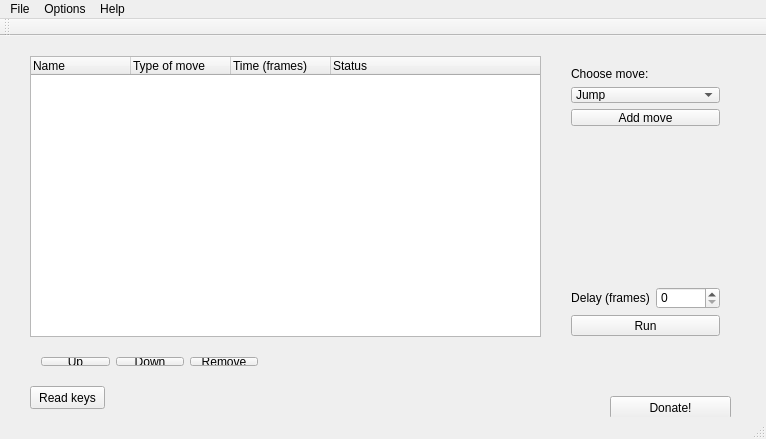
<?xml version="1.0" encoding="UTF-8"?>
<ui version="4.0">
 <class>MainWindow</class>
 <widget class="QMainWindow" name="MainWindow">
  <property name="geometry">
   <rect>
    <x>0</x>
    <y>0</y>
    <width>766</width>
    <height>439</height>
   </rect>
  </property>
  <property name="windowTitle">
   <string>MainWindow</string>
  </property>
  <widget class="QWidget" name="centralWidget">
   <widget class="QWidget" name="layoutWidget">
    <property name="geometry">
     <rect>
      <x>560</x>
      <y>240</y>
      <width>171</width>
      <height>71</height>
     </rect>
    </property>
    <layout class="QGridLayout" name="gridLayout">
     <item row="0" column="0">
      <widget class="QLabel" name="label">
       <property name="text">
        <string>Delay (frames)</string>
       </property>
       <property name="alignment">
        <set>Qt::AlignCenter</set>
       </property>
      </widget>
     </item>
     <item row="0" column="1">
      <widget class="QSpinBox" name="spinBox">
       <property name="maximum">
        <number>9999</number>
       </property>
      </widget>
     </item>
     <item row="1" column="0" colspan="2">
      <widget class="QPushButton" name="runButton">
       <property name="text">
        <string>Run</string>
       </property>
      </widget>
     </item>
    </layout>
   </widget>
   <widget class="QTreeWidget" name="treeWidget">
    <property name="geometry">
     <rect>
      <x>30</x>
      <y>20</y>
      <width>511</width>
      <height>281</height>
     </rect>
    </property>
    <property name="indentation">
     <number>0</number>
    </property>
    <column>
     <property name="text">
      <string>Name</string>
     </property>
    </column>
    <column>
     <property name="text">
      <string>Type of move</string>
     </property>
    </column>
    <column>
     <property name="text">
      <string>Time (frames)</string>
     </property>
    </column>
    <column>
     <property name="text">
      <string>Status</string>
     </property>
    </column>
   </widget>
   <widget class="QPushButton" name="donateButton">
    <property name="geometry">
     <rect>
      <x>610</x>
      <y>360</y>
      <width>121</width>
      <height>23</height>
     </rect>
    </property>
    <property name="text">
     <string>Donate!</string>
    </property>
   </widget>
   <widget class="QWidget" name="layoutWidget">
    <property name="geometry">
     <rect>
      <x>560</x>
      <y>20</y>
      <width>171</width>
      <height>81</height>
     </rect>
    </property>
    <layout class="QVBoxLayout" name="verticalLayout_2">
     <item>
      <widget class="QLabel" name="label_2">
       <property name="text">
        <string>Choose move:</string>
       </property>
      </widget>
     </item>
     <item>
      <widget class="QComboBox" name="comboBox">
       <item>
        <property name="text">
         <string>Jump</string>
        </property>
       </item>
       <item>
        <property name="text">
         <string>Move right</string>
        </property>
       </item>
       <item>
        <property name="text">
         <string>Move left</string>
        </property>
       </item>
       <item>
        <property name="text">
         <string>Move right and jump</string>
        </property>
       </item>
       <item>
        <property name="text">
         <string>Move left and jump</string>
        </property>
       </item>
       <item>
        <property name="text">
         <string>Stay</string>
        </property>
       </item>
       <item>
        <property name="text">
         <string>Suicide</string>
        </property>
       </item>
      </widget>
     </item>
     <item>
      <widget class="QPushButton" name="addMoveButton">
       <property name="text">
        <string>Add move</string>
       </property>
      </widget>
     </item>
    </layout>
   </widget>
   <widget class="QWidget" name="layoutWidget">
    <property name="geometry">
     <rect>
      <x>30</x>
      <y>310</y>
      <width>239</width>
      <height>31</height>
     </rect>
    </property>
    <layout class="QHBoxLayout" name="horizontalLayout">
     <item>
      <widget class="QPushButton" name="upItemButton">
       <property name="text">
        <string>Up</string>
       </property>
      </widget>
     </item>
     <item>
      <widget class="QPushButton" name="downItemButton">
       <property name="text">
        <string>Down</string>
       </property>
      </widget>
     </item>
     <item>
      <widget class="QPushButton" name="deleteItemButton">
       <property name="text">
        <string>Remove</string>
       </property>
      </widget>
     </item>
    </layout>
   </widget>
   <widget class="QPushButton" name="readKeysButton">
    <property name="geometry">
     <rect>
      <x>30</x>
      <y>350</y>
      <width>75</width>
      <height>23</height>
     </rect>
    </property>
    <property name="text">
     <string>Read keys</string>
    </property>
   </widget>
   <zorder>layoutWidget</zorder>
   <zorder>layoutWidget</zorder>
   <zorder>layoutWidget</zorder>
   <zorder>treeWidget</zorder>
   <zorder>donateButton</zorder>
   <zorder>readKeysButton</zorder>
  </widget>
  <widget class="QMenuBar" name="menuBar">
   <property name="geometry">
    <rect>
     <x>0</x>
     <y>0</y>
     <width>766</width>
     <height>21</height>
    </rect>
   </property>
   <widget class="QMenu" name="menuFile">
    <property name="title">
     <string>File</string>
    </property>
    <addaction name="actionNew"/>
    <addaction name="actionOpen"/>
    <addaction name="actionSave"/>
    <addaction name="separator"/>
    <addaction name="actionClose"/>
   </widget>
   <widget class="QMenu" name="menuOptions">
    <property name="title">
     <string>Options</string>
    </property>
    <widget class="QMenu" name="menuFrames_rate">
     <property name="title">
      <string>Frames rate</string>
     </property>
     <addaction name="action60_FPS"/>
    </widget>
    <addaction name="menuFrames_rate"/>
   </widget>
   <widget class="QMenu" name="menuHelp">
    <property name="title">
     <string>Help</string>
    </property>
    <addaction name="actionWhat_is_going_on"/>
    <addaction name="actionHow_to_use_it"/>
   </widget>
   <addaction name="menuFile"/>
   <addaction name="menuOptions"/>
   <addaction name="menuHelp"/>
  </widget>
  <widget class="QToolBar" name="mainToolBar">
   <attribute name="toolBarArea">
    <enum>TopToolBarArea</enum>
   </attribute>
   <attribute name="toolBarBreak">
    <bool>false</bool>
   </attribute>
  </widget>
  <widget class="QStatusBar" name="statusBar"/>
  <action name="actionNew">
   <property name="text">
    <string>New</string>
   </property>
  </action>
  <action name="actionOpen">
   <property name="text">
    <string>Open</string>
   </property>
  </action>
  <action name="actionSave">
   <property name="text">
    <string>Save</string>
   </property>
  </action>
  <action name="actionClose">
   <property name="text">
    <string>Exit</string>
   </property>
  </action>
  <action name="action60_FPS">
   <property name="text">
    <string>60 FPS</string>
   </property>
  </action>
  <action name="actionWhat_is_going_on">
   <property name="text">
    <string>What is going on?</string>
   </property>
  </action>
  <action name="actionHow_to_use_it">
   <property name="text">
    <string>How to use it?</string>
   </property>
  </action>
 </widget>
 <layoutdefault spacing="6" margin="11"/>
 <resources/>
 <connections/>
</ui>
